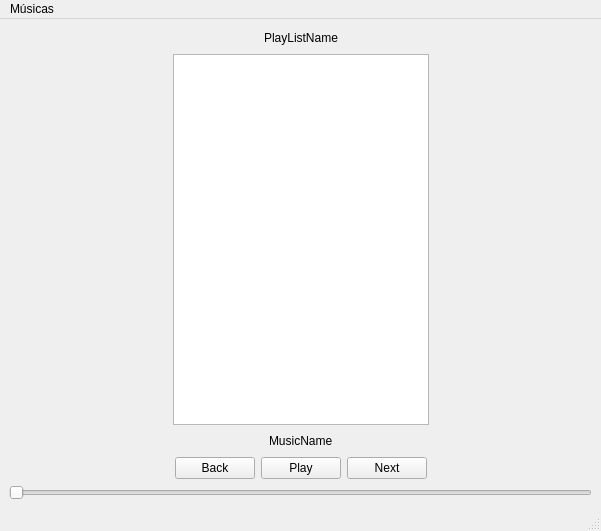
<?xml version="1.0" encoding="UTF-8"?>
<ui version="4.0">
 <class>MainWindow</class>
 <widget class="QMainWindow" name="MainWindow">
  <property name="geometry">
   <rect>
    <x>0</x>
    <y>0</y>
    <width>601</width>
    <height>531</height>
   </rect>
  </property>
  <property name="windowTitle">
   <string>spotify-playlist-qt</string>
  </property>
  <widget class="QWidget" name="centralwidget">
   <layout class="QVBoxLayout" name="verticalLayout_2">
    <item>
     <layout class="QHBoxLayout" name="horizontalLayout_4">
      <item>
       <spacer name="horizontalSpacer_7">
        <property name="orientation">
         <enum>Qt::Horizontal</enum>
        </property>
        <property name="sizeHint" stdset="0">
         <size>
          <width>40</width>
          <height>20</height>
         </size>
        </property>
       </spacer>
      </item>
      <item>
       <widget class="QLabel" name="labelPlaylistName">
        <property name="text">
         <string>PlayListName</string>
        </property>
       </widget>
      </item>
      <item>
       <spacer name="horizontalSpacer_8">
        <property name="orientation">
         <enum>Qt::Horizontal</enum>
        </property>
        <property name="sizeHint" stdset="0">
         <size>
          <width>40</width>
          <height>20</height>
         </size>
        </property>
       </spacer>
      </item>
     </layout>
    </item>
    <item>
     <layout class="QVBoxLayout" name="verticalLayout">
      <item>
       <layout class="QHBoxLayout" name="horizontalLayout_2">
        <item>
         <spacer name="horizontalSpacer_3">
          <property name="orientation">
           <enum>Qt::Horizontal</enum>
          </property>
          <property name="sizeHint" stdset="0">
           <size>
            <width>40</width>
            <height>20</height>
           </size>
          </property>
         </spacer>
        </item>
        <item>
         <widget class="QListWidget" name="listWidgetPlaylist"/>
        </item>
        <item>
         <spacer name="horizontalSpacer_4">
          <property name="orientation">
           <enum>Qt::Horizontal</enum>
          </property>
          <property name="sizeHint" stdset="0">
           <size>
            <width>40</width>
            <height>20</height>
           </size>
          </property>
         </spacer>
        </item>
       </layout>
      </item>
     </layout>
    </item>
    <item>
     <layout class="QHBoxLayout" name="horizontalLayout_3">
      <item>
       <spacer name="horizontalSpacer_5">
        <property name="orientation">
         <enum>Qt::Horizontal</enum>
        </property>
        <property name="sizeHint" stdset="0">
         <size>
          <width>40</width>
          <height>20</height>
         </size>
        </property>
       </spacer>
      </item>
      <item>
       <widget class="QLabel" name="labelMusicName">
        <property name="text">
         <string>MusicName</string>
        </property>
       </widget>
      </item>
      <item>
       <spacer name="horizontalSpacer_6">
        <property name="orientation">
         <enum>Qt::Horizontal</enum>
        </property>
        <property name="sizeHint" stdset="0">
         <size>
          <width>40</width>
          <height>20</height>
         </size>
        </property>
       </spacer>
      </item>
     </layout>
    </item>
    <item>
     <layout class="QHBoxLayout" name="horizontalLayout">
      <item>
       <spacer name="horizontalSpacer">
        <property name="orientation">
         <enum>Qt::Horizontal</enum>
        </property>
        <property name="sizeHint" stdset="0">
         <size>
          <width>40</width>
          <height>20</height>
         </size>
        </property>
       </spacer>
      </item>
      <item>
       <widget class="QPushButton" name="pushButtonBack">
        <property name="text">
         <string>Back</string>
        </property>
       </widget>
      </item>
      <item>
       <widget class="QPushButton" name="pushButtonPlay">
        <property name="text">
         <string>Play</string>
        </property>
       </widget>
      </item>
      <item>
       <widget class="QPushButton" name="pushButtonNext">
        <property name="text">
         <string>Next</string>
        </property>
       </widget>
      </item>
      <item>
       <spacer name="horizontalSpacer_2">
        <property name="orientation">
         <enum>Qt::Horizontal</enum>
        </property>
        <property name="sizeHint" stdset="0">
         <size>
          <width>40</width>
          <height>20</height>
         </size>
        </property>
       </spacer>
      </item>
     </layout>
    </item>
    <item>
     <widget class="QSlider" name="horizontalSliderMusicProgress">
      <property name="orientation">
       <enum>Qt::Horizontal</enum>
      </property>
     </widget>
    </item>
   </layout>
  </widget>
  <widget class="QMenuBar" name="menubar">
   <property name="geometry">
    <rect>
     <x>0</x>
     <y>0</y>
     <width>601</width>
     <height>24</height>
    </rect>
   </property>
   <widget class="QMenu" name="menuMusicas">
    <property name="title">
     <string>Músicas</string>
    </property>
    <addaction name="actionUser"/>
    <addaction name="actionPlaylist"/>
   </widget>
   <addaction name="menuMusicas"/>
  </widget>
  <widget class="QStatusBar" name="statusbar"/>
  <action name="actionUser">
   <property name="text">
    <string>Usuário</string>
   </property>
  </action>
  <action name="actionPlaylist">
   <property name="text">
    <string>Playlist</string>
   </property>
  </action>
 </widget>
 <resources/>
 <connections/>
</ui>
